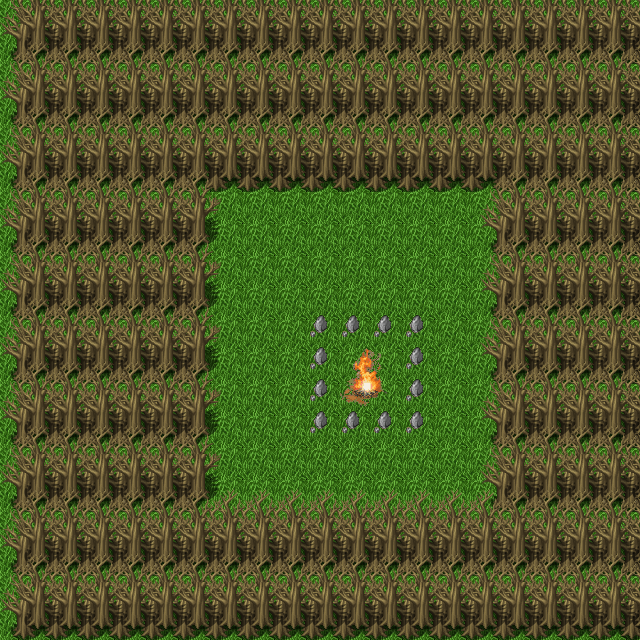

Tiled map render using the project's own tile images. Description and the whole map definition, tile-layer contents included, below:
An orthogonal 20x20 tile map with 32x32 px tiles, 3 tile layers (Tile Layer 1, woods, Tile Layer 3), 3 tilesets and 8 objects (2x Skull statue, Dungeon).

<map version="1.0" orientation="orthogonal" renderorder="right-down" width="20" height="20" tilewidth="32" tileheight="32" nextobjectid="10">
 <tileset firstgid="1" name="Outside_B" tilewidth="48" tileheight="48" tilecount="256" columns="16">
  <image source="Outside_B.png" width="768" height="768" />
 </tileset>
 <tileset firstgid="257" name="tilesheet" tilewidth="32" tileheight="32" tilecount="256" columns="16">
  <image source="tilesheet.png" width="512" height="512" />
 </tileset>
 <tileset firstgid="513" name="Dungeon_C" tilewidth="48" tileheight="48" tilecount="256" columns="16">
  <image source="Dungeon_C.png" width="768" height="768" />
 </tileset>
 <layer name="Tile Layer 1" width="20" height="20">
  <data encoding="csv">
422,422,422,422,422,422,422,422,422,422,422,422,422,422,422,422,422,422,422,422,
422,422,422,422,422,422,422,422,422,422,422,422,422,422,422,422,422,422,422,422,
422,422,422,422,422,422,422,422,422,422,422,422,422,422,422,422,422,422,422,422,
422,422,422,422,422,422,422,422,422,422,422,422,422,422,422,422,422,422,422,422,
422,422,422,422,422,422,422,422,422,422,422,422,422,422,422,422,422,422,422,422,
422,422,422,422,422,422,422,422,422,422,422,422,422,422,422,422,422,422,422,422,
422,422,422,422,422,422,422,422,422,422,422,422,422,422,422,422,422,422,422,422,
422,422,422,422,422,422,422,422,422,422,422,422,422,422,422,422,422,422,422,422,
422,422,422,422,422,422,422,422,422,422,422,422,422,422,422,422,422,422,422,422,
422,422,422,422,422,422,422,422,422,422,422,422,422,422,422,422,422,422,422,422,
422,422,422,422,422,422,422,422,422,422,422,422,422,422,422,422,422,422,422,422,
422,422,422,422,422,422,422,422,422,422,422,422,422,422,422,422,422,422,422,422,
422,422,422,422,422,422,422,422,422,422,422,422,422,422,422,422,422,422,422,422,
422,422,422,422,422,422,422,422,422,422,422,422,422,422,422,422,422,422,422,422,
422,422,422,422,422,422,422,422,422,422,422,422,422,422,422,422,422,422,422,422,
422,422,422,422,422,422,422,422,422,422,422,422,422,422,422,422,422,422,422,422,
422,422,422,422,422,422,422,422,422,422,422,422,422,422,422,422,422,422,422,422,
422,422,422,422,422,422,422,422,422,422,422,422,422,422,422,422,422,422,422,422,
422,422,422,422,422,422,422,422,422,422,422,422,422,422,422,422,422,422,422,422,
422,422,422,422,422,422,422,422,422,422,422,422,422,422,422,422,422,422,422,422
</data>
 </layer>
 <layer name="woods" width="20" height="20">
  <data encoding="csv">
89,89,89,89,89,89,89,89,89,89,89,89,89,89,89,89,89,89,89,89,
105,105,105,105,105,105,105,105,105,105,105,105,105,105,105,105,105,105,105,105,
89,89,89,89,89,89,89,89,89,89,89,89,89,89,89,89,89,89,89,89,
105,105,105,105,105,105,105,105,105,105,105,105,105,105,105,105,105,105,105,105,
89,89,89,89,89,89,89,89,89,89,89,89,89,89,89,89,89,89,89,89,
105,105,105,105,105,105,105,105,105,105,105,105,105,105,105,105,105,105,105,105,
89,89,89,89,89,89,0,0,0,0,0,0,0,0,0,89,89,89,89,89,
105,105,105,105,105,105,0,0,0,0,0,0,0,0,0,105,105,105,105,105,
89,89,89,89,89,89,0,0,0,0,0,0,0,0,0,89,89,89,89,89,
105,105,105,105,105,105,0,0,0,0,0,0,0,0,0,105,105,105,105,105,
89,89,89,89,89,89,0,0,0,0,0,0,0,0,0,89,89,89,89,89,
105,105,105,105,105,105,0,0,0,0,0,0,0,0,0,105,105,105,105,105,
89,89,89,89,89,89,0,0,0,0,0,0,0,0,0,89,89,89,89,89,
105,105,105,105,105,105,0,0,0,0,0,0,0,0,0,105,105,105,105,105,
89,89,89,89,89,89,0,0,0,0,0,0,0,0,0,89,89,89,89,89,
105,105,105,105,105,105,0,0,0,0,0,0,0,0,0,105,105,105,105,105,
89,89,89,89,89,89,89,89,89,89,89,89,89,89,89,89,89,89,89,89,
105,105,105,105,105,105,105,105,105,105,105,105,105,105,105,105,105,105,105,105,
89,89,89,89,89,89,89,89,89,89,89,89,89,89,89,89,89,89,89,89,
105,105,105,105,105,105,105,105,105,105,105,105,105,105,105,105,105,105,105,105
</data>
 </layer>
 <layer name="Tile Layer 3" width="20" height="20" offsetx="14.1667" offsety="-10">
  <data encoding="csv">
89,89,89,89,89,89,89,89,89,89,89,89,89,89,89,89,89,89,89,89,
105,105,105,105,105,105,105,105,105,105,105,105,105,105,105,105,105,105,105,105,
89,89,89,89,89,89,89,89,89,89,89,89,89,89,89,89,89,89,89,89,
105,105,105,105,105,105,105,105,105,105,105,105,105,105,105,105,105,105,105,105,
89,89,89,89,89,89,89,89,89,89,89,89,89,89,89,89,89,89,89,89,
105,105,105,105,105,105,105,105,105,105,105,105,105,105,105,105,105,105,105,105,
89,89,89,89,89,89,0,0,0,0,0,0,0,0,0,89,89,89,89,89,
105,105,105,105,105,105,0,0,0,0,0,0,0,0,0,105,105,105,105,105,
89,89,89,89,89,89,0,0,0,0,0,0,0,0,0,89,89,89,89,89,
105,105,105,105,105,105,0,0,0,0,0,0,0,0,0,105,105,105,105,105,
89,89,89,89,89,89,0,0,0,461,461,461,461,0,0,89,89,89,89,89,
105,105,105,105,105,105,0,0,0,461,373,374,461,0,0,105,105,105,105,105,
89,89,89,89,89,89,0,0,0,461,389,390,461,0,0,89,89,89,89,89,
105,105,105,105,105,105,0,0,0,461,461,461,461,0,0,105,105,105,105,105,
89,89,89,89,89,89,0,0,0,0,0,0,0,0,0,89,89,89,89,89,
105,105,105,105,105,105,0,0,0,0,0,0,0,0,0,105,105,105,105,105,
89,89,89,89,89,89,89,89,89,89,89,89,89,89,89,89,89,89,89,89,
105,105,105,105,105,105,105,105,105,105,105,105,105,105,105,105,105,105,105,105,
89,89,89,89,89,89,89,89,89,89,89,89,89,89,89,89,89,89,89,89,
105,105,105,105,105,105,105,105,105,105,105,105,105,105,105,105,105,105,105,105
</data>
 </layer>
 <objectgroup name="phyics">
  <object id="5" x="383.667" y="159.667" width="97.3333" height="32.3333" />
  <object id="6" x="479.5" y="160" width="34.5" height="354.5" />
  <object id="7" x="179" y="512" width="336" height="33.5" />
  <object id="8" x="191.5" y="158.5" width="31" height="372" />
  <object id="9" x="191.5" y="158" width="128.5" height="33" />
 </objectgroup>
 <objectgroup name="Object Layer 1">
  <object id="1" name="Skull statue" x="289" y="129" width="29" height="62.5" />
  <object id="2" name="Skull statue" x="385.5" y="128.5" width="29.5" height="63" />
  <object id="4" name="Dungeon" x="321" y="161.5" width="61.5" height="28.5" />
 </objectgroup>
</map>
